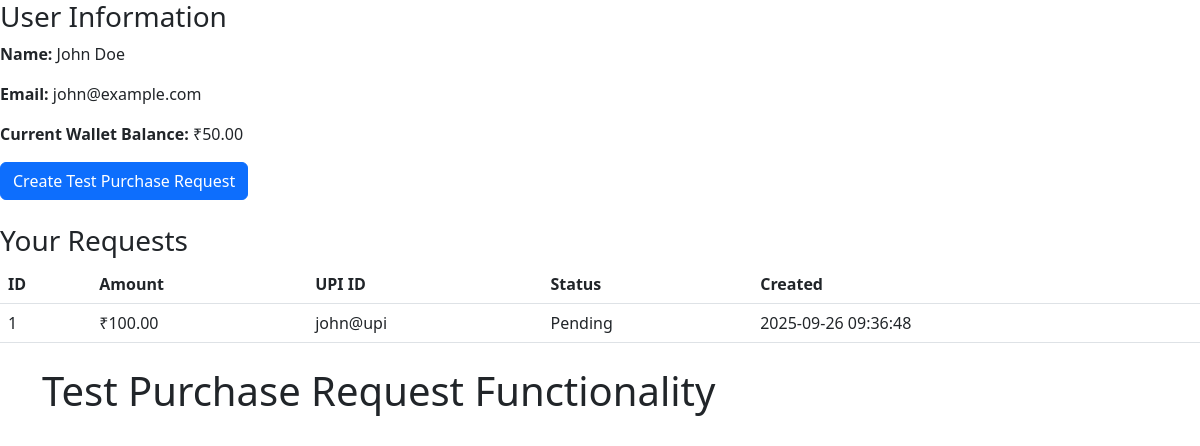
Page /test_purchase_request.php on the committed database.
### tables this page shows
CREATE TABLE IF NOT EXISTS users (
    id INT(11) AUTO_INCREMENT PRIMARY KEY,
    name VARCHAR(255) NOT NULL,
    email VARCHAR(255) UNIQUE NOT NULL,
    phone VARCHAR(20),
    city VARCHAR(100),
    state VARCHAR(100),
    password VARCHAR(255) NOT NULL,
    wallet_balance DECIMAL(10, 2) DEFAULT 0.00,
    referral_code VARCHAR(50),
    created_at TIMESTAMP DEFAULT CURRENT_TIMESTAMP
);

CREATE TABLE IF NOT EXISTS withdraw_requests (
    id INT(11) AUTO_INCREMENT PRIMARY KEY,
    user_id INT(11) NOT NULL,
    amount DECIMAL(10, 2) NOT NULL,
    upi_id VARCHAR(255) NOT NULL,
    screenshot VARCHAR(255),
    status ENUM('pending', 'approved', 'rejected') DEFAULT 'pending',
    offer_title VARCHAR(255),
    offer_description TEXT,
    created_at TIMESTAMP DEFAULT CURRENT_TIMESTAMP,
    FOREIGN KEY (user_id) REFERENCES users(id) ON DELETE CASCADE
);

### test_purchase_request.php (the view, shortened to what this page needs)
<?php
include 'config/db.php';
$user_id = $_SESSION['user_id'];
try {
    $stmt = $pdo->prepare("SELECT * FROM users WHERE id = ?");
    $stmt->execute([$user_id]);
    $user = $stmt->fetch(PDO::FETCH_ASSOC);
} catch(PDOException $e) {
    die("Error fetching user data: " . $e->getMessage());
}
echo "<h3>User Information</h3>";
echo "<p><strong>Name:</strong> " . htmlspecialchars($user['name']) . "</p>";
echo "<p><strong>Email:</strong> " . htmlspecialchars($user['email']) . "</p>";
echo "<p><strong>Current Wallet Balance:</strong> ₹" . number_format($user['wallet_balance'], 2) . "</p>";
echo "<a href='?create_test=1' class='btn btn-primary'>Create Test Purchase Request</a>";
try {
    $stmt = $pdo->prepare("SELECT * FROM withdraw_requests WHERE user_id = ? ORDER BY created_at DESC");
    $stmt->execute([$user_id]);
    $requests = $stmt->fetchAll(PDO::FETCH_ASSOC);
    echo "<h3 class='mt-4'>Your Requests</h3>";
    if (empty($requests)) {
        echo "<p>No requests found.</p>";
    } else {
        echo "<table class='table'>";
        echo "<thead><tr><th>ID</th><th>Amount</th><th>UPI ID</th><th>Status</th><th>Created</th></tr></thead>";
        echo "<tbody>";
        foreach ($requests as $request) {
            echo "<tr>";
            echo "<td>" . $request['id'] . "</td>";
            echo "<td>₹" . number_format($request['amount'], 2) . "</td>";
            echo "<td>" . htmlspecialchars($request['upi_id']) . "</td>";
            echo "<td>" . ucfirst($request['status']) . "</td>";
            echo "<td>" . $request['created_at'] . "</td>";
            echo "</tr>";
        }
        echo "</tbody>";
        echo "</table>";
    }
} catch(PDOException $e) {
    echo "<div class='alert alert-danger'>Error fetching requests: " . $e->getMessage() . "</div>";
}
?>
<!DOCTYPE html>
<html>
<head>
    <link href="https://cdn.jsdelivr.net/npm/bootstrap@5.3.0/dist/css/bootstrap.min.css" rel="stylesheet">
</head>
<body>
    <div class="container mt-4">
        <h1>Test Purchase Request Functionality</h1>
    </div>
</body>
</html>

### rows in the picture
users: name "John Doe", email "john@example.com", wallet_balance "50.00"
withdraw_requests: id "1", amount "100.00", upi "john@upi", status "Pending", created_at "2025-09-26 09:36:48"
